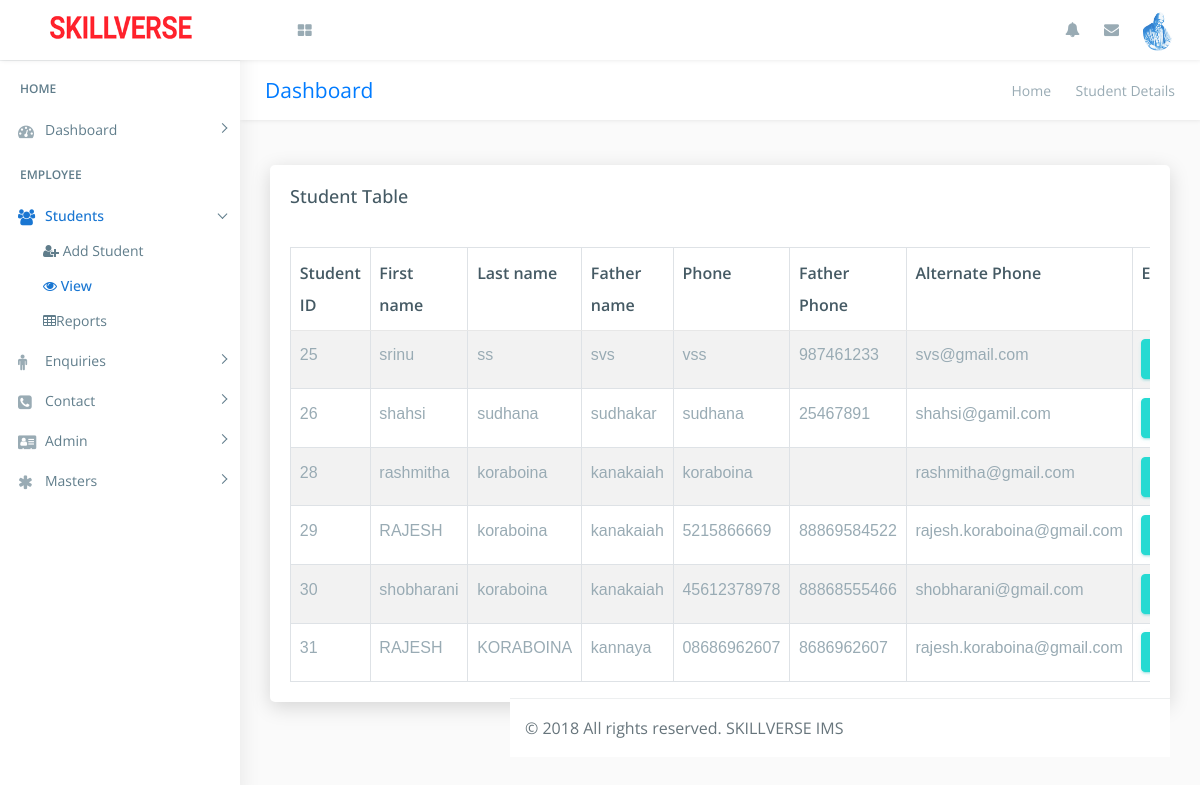
Page /viewstudents.php (signed in) on the committed database.
### tables this page shows
CREATE TABLE `students` (
  `sid` int(20) NOT NULL,
  `firstname` varchar(60) NOT NULL,
  `lastname` varchar(60) NOT NULL,
  `fathername` varchar(100) NOT NULL,
  `fatherphone` varchar(15) NOT NULL,
  `phone` varchar(15) NOT NULL,
  `emailid` varchar(30) NOT NULL,
  `branchid` varchar(20) NOT NULL,
  `dob` varchar(50) NOT NULL,
  `gender` varchar(20) NOT NULL,
  `addressline1` varchar(400) NOT NULL,
  `addressline2` varchar(100) NOT NULL,
  `mandal` varchar(60) NOT NULL,
  `city` varchar(60) NOT NULL,
  `state` varchar(50) NOT NULL,
  `pincode` int(6) NOT NULL,
  `ppfilename` varchar(50) NOT NULL
);

### viewstudents.php (the view, shortened to what this page needs)
<?php include "header.php";?>
<?php
include "config.php";
$conn=mysqli_connect($servername,$dbuser,$dbpwd,$dbname);
if ($conn->connect_error){
    die("connection failed:".mysqli_connect_error());
}
else{
    $sql = "select * from students";
    $result = $conn->query($sql);
}
?>
<div class="page-wrapper">
<div class="row page-titles">
<div class="col-md-5 align-self-center">
<h3 class="text-primary">Dashboard</h3> </div>
<div class="col-md-7 align-self-center">
<ol class="breadcrumb">
<li class="breadcrumb-item"><a href="javascript:void(0)">Home</a></li>
<li class="breadcrumb-item active">Student Details</li>
</ol>
</div>
</div>
<div class="container-fluid">
<div class="row">
<div class="col-12">
<div class="card">
<div class="card-body">
<h4 class="card-title">Student Table</h4>
<div class="table-responsive m-t-40">
<table id="example23" class="display nowrap table table-hover table-striped table-bordered" cellspacing="0" width="100%">
<thead>
<tr>
<th>Student ID</th>
<th>First name</th>
<th>Last name</th>
<th>Father name</th>
<th>Phone</th>
<th>Father Phone</th>
<th>Alternate Phone</th>
<th>Email</th>
</tr>
</thead>
<?php
if ($result->num_rows > 0) {
while($row = mysqli_fetch_assoc($result)) {
echo "<tr>";
echo "<td><a href='studentdetails.php?id=". $row["sid"]."'>".$row["sid"]."</a></td><td>" . $row["firstname"]. "</td><td>" . $row["lastname"]. "</td><td>" .$row["fathername"]. "</td><td>" . $row["fatherphone"]. "</td><td>" . $row["phone"]. "</td><td>"  . $row["emailid"]."</td>";
echo '<td><a href="studentdetails.php?id='.$row["sid"].'" class="btn btn-success">View</a></td></tr>';
    }
} else {
echo '<tr><td colspan="5">No Branches - Empty Table</td></tr>';
}
?>
</table>
</div>
<?php include "footer.php";?>

### header.php (shortened to what this page needs)
<!DOCTYPE html>
<html lang="en">
<head>
    <link href="css/lib/bootstrap/bootstrap.min.css" rel="stylesheet">
    <link href="css/helper.css" rel="stylesheet">
    <link href="css/style.css" rel="stylesheet">
</head>
<body class="fix-header fix-sidebar">
<div id="main-wrapper">
<div class="header">
<nav class="navbar top-navbar navbar-expand-md navbar-light">
<div class="navbar-header">
<a class="navbar-brand" href="index.php">
<span><img src="images\pic1.png" alt="SKILLVERSE" class="dark-logo" style="width: 150px;"/></span>
</a>
</div>
<div class="navbar-collapse">
<ul class="navbar-nav mr-auto mt-md-0">
<li class="nav-item m-l-10"> <a class="nav-link sidebartoggler hidden-sm-down text-muted  " href="javascript:void(0)"><i class="ti-menu"></i></a> </li>
<li class="nav-item dropdown mega-dropdown"> <a class="nav-link dropdown-toggle text-muted  " href="#" data-toggle="dropdown" aria-haspopup="true" aria-expanded="false"><i class="fa fa-th-large"></i></a>
</li>
</ul>
<ul class="navbar-nav my-lg-0">
<li class="nav-item hidden-sm-down search-box"> <a class="nav-link hidden-sm-down text-muted  " href="javascript:void(0)"><i class="ti-search"></i></a>
</li>
<li class="nav-item dropdown">
<a class="nav-link dropdown-toggle text-muted text-muted  " href="#" data-toggle="dropdown" aria-haspopup="true" aria-expanded="false"> <i class="fa fa-bell"></i>
</a>
</li>
<li class="nav-item dropdown">
 <a class="nav-link dropdown-toggle text-muted  " href="#" id="2" data-toggle="dropdown" aria-haspopup="true" aria-expanded="false">
  <i class="fa fa-envelope"></i>
</a>
</li>
<li class="nav-item dropdown">
<a class="nav-link dropdown-toggle text-muted  " href="#" data-toggle="dropdown" aria-haspopup="true" aria-expanded="false"><img src="images/tooltip/Euclid.png" alt="user" class="profile-pic" /></a>
</li>
</ul>
</div>
</nav>
</div>
<div class="left-sidebar">
<div class="scroll-sidebar">
<?php include "nav.php"?>
</div>
</div>

### nav.php (shortened to what this page needs)
<nav class="sidebar-nav">
<ul id="sidebarnav">
<li class="nav-devider"></li>
<li class="nav-label">Home</li>
<li> <a class="has-arrow  " href="index.php" aria-expanded="false"><i class="fa fa-tachometer"></i><span class="hide-menu">Dashboard </span></a>
</li>
<li class="nav-label">Employee</li>
<li> <a class="has-arrow  " href="#" aria-expanded="false"><i class="fa fa-users"></i><span class="hide-menu">Students</span></a>
<ul aria-expanded="false" class="collapse">
<li ><a href="addstudent.php"> <i class="fa fa-user-plus"></i> Add Student</a></li>
<li><a href="viewstudents.php"> <i class="fa fa-eye"></i> View</a></li>
<li><a href="#"><i class="fa fa-table"></i>Reports</a></li>
</ul>
</li>
<li> <a class="has-arrow  " href="#" aria-expanded="false"><i class="fa fa-male"></i></i><span class="hide-menu">Enquiries</span></a>
</li>
<li> <a class="has-arrow  " href="#" aria-expanded="false"><i class="fa fa-phone-square"></i><span class="hide-menu">Contact</span></a>
</li>
<li> <a class="has-arrow  " href="#" aria-expanded="false"><i class="fa fa-address-card"></i><span class="hide-menu">Admin</span></a>
</li>
<li> <a class="has-arrow  " href="#" aria-expanded="false"><i class="fa fa-asterisk"></i><span class="hide-menu">Masters</span></a>
</li>
</ul>
</nav></li>

### footer.php (shortened to what this page needs)
<footer class="footer"> © 2018 All rights reserved. SKILLVERSE IMS </footer>
        </div>
    </div>
</body>
</html>

### css/helper.css (style rules this page uses)
.m-t-40 { margin-top: 40px!important; }
.m-l-10 { margin-left: 10px!important; }

### rows in the picture
students: sid "25", firstname "srinu", lastname "ss", fathername "svs", fatherphone "vss", phone "987461233", emailid "svs@gmail.com"
students: sid "26", firstname "shahsi", lastname "sudhana", fathername "sudhakar", fatherphone "sudhana", phone "25467891", emailid "shahsi@gamil.com"
students: sid "28", firstname "rashmitha", lastname "koraboina", fathername "kanakaiah", fatherphone "koraboina", emailid "rashmitha@gmail.com"
students: sid "29", firstname "RAJESH", lastname "koraboina", fathername "kanakaiah", fatherphone "5215866669", phone "88869584522", emailid "rajesh.koraboina@gmail.com"
students: sid "30", firstname "shobharani", lastname "koraboina", fathername "kanakaiah", fatherphone "45612378978", phone "88868555466", emailid "shobharani@gmail.com"
students: sid "31", firstname "RAJESH", lastname "KORABOINA", fathername "kannaya", fatherphone "08686962607", phone "8686962607", emailid "rajesh.koraboina@gmail.com"
